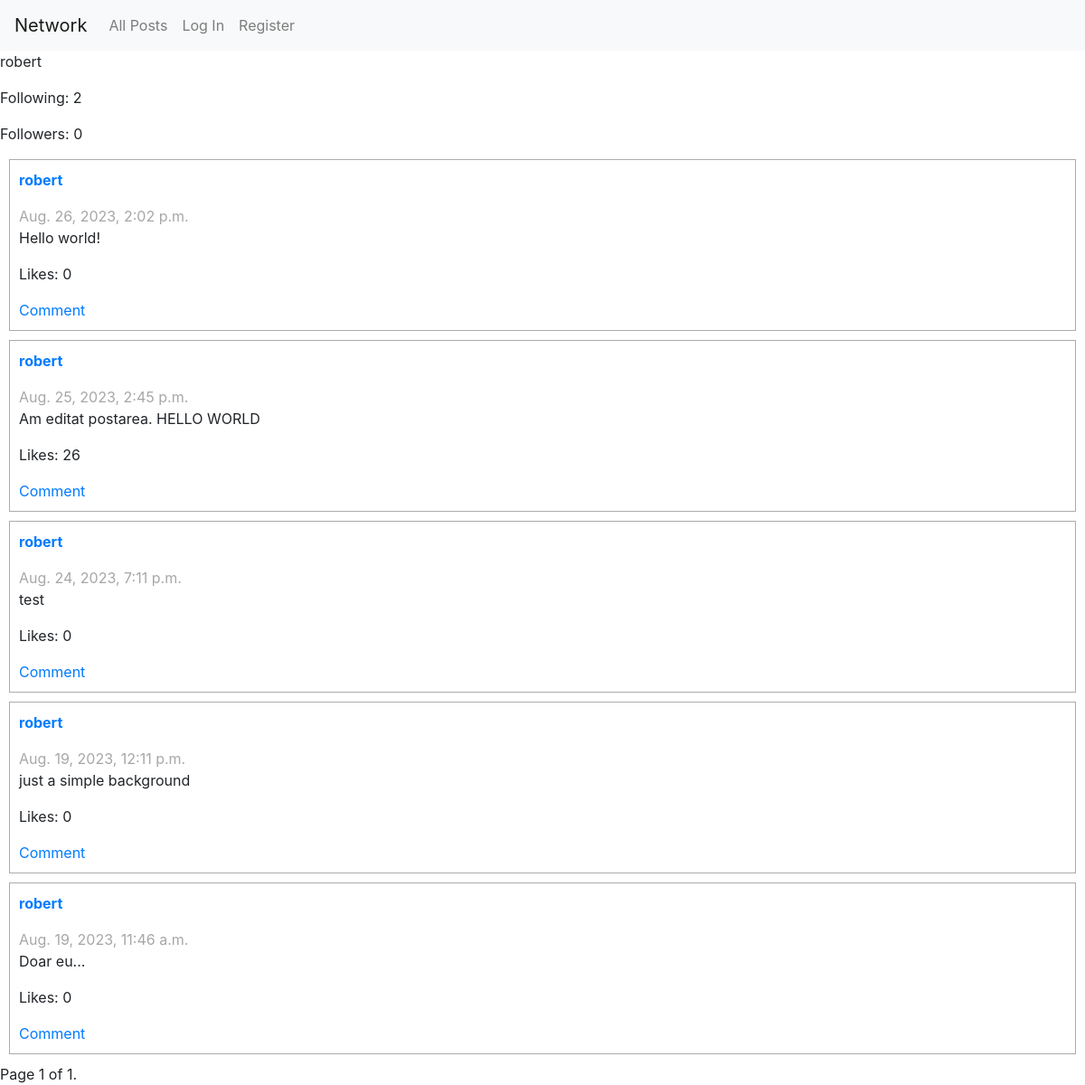
Screenshot of /profile/robert with the database file from the repository.
### network/models.py (models this page shows, shortened)
class User(AbstractUser):
    pass

class UserPost(models.Model):
    user = models.ForeignKey(User, on_delete=models.CASCADE)
    timestamp = models.DateTimeField(auto_now_add=True)
    content = models.CharField(max_length=512)
    likes = models.IntegerField(default=0)

### network/views.py (the view)
# urls.py: path("profile/<str:username>", views.userprofile, name="userprofile"),
def userprofile(request, username):
    user = User.objects.get(username=username)
    posts = UserPost.objects.order_by('-timestamp').filter(user=user)
    paginator = Paginator(posts, 10)
    page_number = request.GET.get("page")
    page_obj = paginator.get_page(page_number)
    followingUsers = UserFollowing.objects.filter(user_id=user)  # all persons that te users follow
    followersUsers = UserFollowing.objects.filter(following_user_id=user) # all persons that follow an user
    try:
        checkFollow = UserFollowing.objects.get(user_id=request.user, following_user_id=user)
        isFollowing = checkFollow  # If the get() operation succeeds, the user is following.
    except:
        isFollowing = False  # If the user is not following, handle the exception.
    return render(request, "network/userprofile.html", {
        "profile":user,
        "followers":followersUsers,
        "following":followingUsers,
        "posts":posts,
        "page_obj": page_obj,
        "isFollowing":isFollowing
    })

### network/templates/network/userprofile.html (shortened to what this page needs)
{% extends 'network/layout.html' %}
{% block body %}
    <div>
        <p>{{ profile.username }}</p>
    </div>
    <div>
        <p>Following: {{ following.count }}</p>
        <p>Followers: {{ followers.count }}</p>
    </div>
    <div>
        {% for post in page_obj %}
        <div class="post-container">
            <div class="post-principal-container">
                <a href="{% url 'userprofile' post.user.username%}"><p class="post-username">{{post.user.username}}</p></a>
            </div>
            <div>
                <p class="post-timestamp">{{post.timestamp}}</p>
                <p class="post-content">{{post.content}}</p>
                <p>Likes: {{ post.likes }}</p>
                <a href="" class="text-decoration-none">Comment</a>
            </div>
        </div>
    {% endfor %}
    <div class="pagination">
        <span class="step-links">
            <span class="current">
                Page {{ page_obj.number }} of {{ page_obj.paginator.num_pages }}.
            </span>
        </span>
    </div>
    </div>
{% endblock %}

### network/static/network/styles.css (style rules this page uses)
.post-container { display:flex; margin: 10px; border:1px solid rgb(171, 171, 171); padding:10px; flex-direction: column; }
.post-principal-container { display:flex; align-items: center; justify-content: space-between; }
.post-username { font-weight: bold; text-align: center; margin-right:5px; }
.post-timestamp { margin-bottom: 0; color:rgb(167, 167, 167); }

### rows the page displays
User: username "robert"
UserPost: user.username "robert", timestamp "Aug. 26, 2023, 2:02 p.m.", content "Hello world!", likes "0"
UserPost: user.username "robert", timestamp "Aug. 25, 2023, 2:45 p.m.", content "Am editat postarea. HELLO WORLD", likes "26"
UserPost: user.username "robert", timestamp "Aug. 24, 2023, 7:11 p.m.", content "test", likes "0"
UserPost: user.username "robert", timestamp "Aug. 19, 2023, 12:11 p.m.", content "just a simple background", likes "0"
UserPost: user.username "robert", timestamp "Aug. 19, 2023, 11:46 a.m.", content "Doar eu...", likes "0"

### other values shown
{{ following.count }} "2"
{{ followers.count }} "0"
{{ page_obj.number }} "1"
{{ page_obj.paginator.num_pages }} "1"
